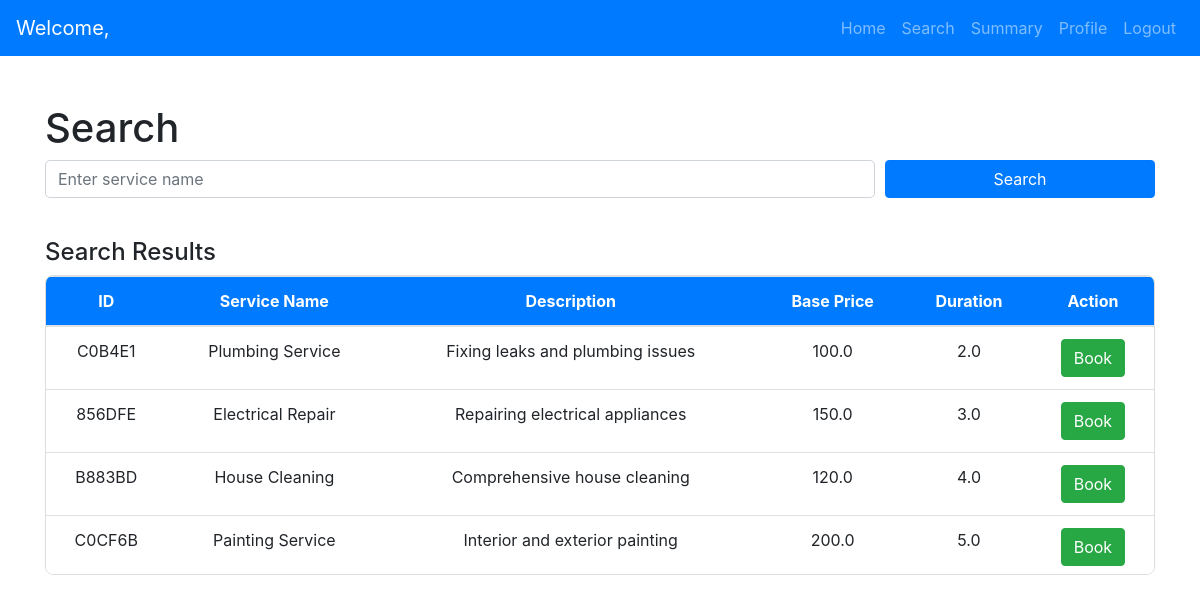
Before: /customer_search with the older database file.
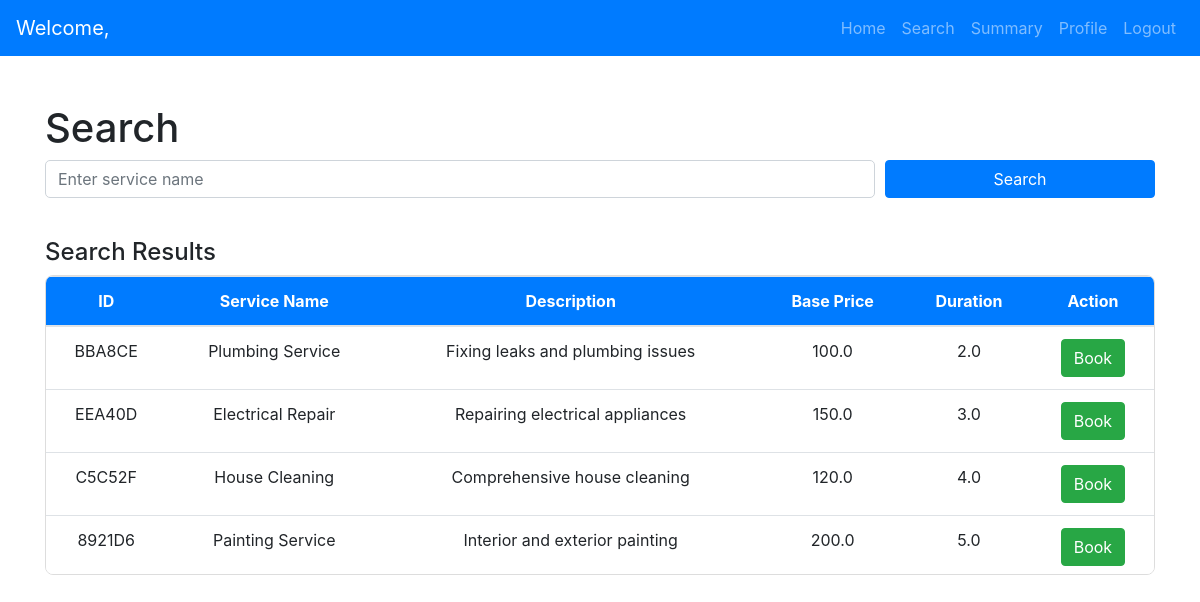
After: the same page with the newer database file.
### models.py (models this page shows)
class Service(db.Model):
    __tablename__ = 'services'
    id = db.Column(db.String(6), primary_key=True, default=generate_unique_id, unique=True)
    service_name = db.Column(db.String(100), nullable=False)
    service_description = db.Column(db.Text, nullable=True)
    price = db.Column(db.Float, nullable=False)
    duration = db.Column(db.Float, nullable=True)
    requests = db.relationship('Request', back_populates='service', lazy=True, passive_deletes=True)

### app.py (the view)
@app.route('/customer_search', methods=['GET'])
def customer_search():
    customer_id = session.get('user_id')
    customer = Customer.query.get(customer_id)
    search_query = request.args.get('search_query', '')
    query = Service.query
    if search_query:
        query = query.filter(Service.service_name.contains(search_query) | Service.service_description.contains(search_query))
    filtered_services = query.all()
    return render_template(
        'customer/customer_search.html',
        customer=customer,
        search_query=search_query,
        filtered_services=filtered_services
    )

### templates/customer/customer_search.html (shortened to what this page needs)
<!DOCTYPE html>
<html lang="en">
<head>
    <link href="https://stackpath.bootstrapcdn.com/bootstrap/4.5.2/css/bootstrap.min.css" rel="stylesheet">
</head>
<body>
    {% extends 'base.html' %}
    {% block navbar %}
        {% include 'navbars/customer_navbar.html' %}
    {% endblock %}
    {% block content %}
    <div class="container mt-5">
        <h1>Search</h1>
        <form method="GET" action="{{ url_for('customer_search') }}">
            <div class="form-row">
                <div class="form-group col-md-9">
                    <input type="text" class="form-control" id="search_query" name="search_query" value="{{ search_query }}" placeholder="Enter service name">
                </div>
                <div class="form-group col-md-3 align-self-end">
                    <button type="submit" class="btn btn-primary btn-block">Search</button>
                </div>
            </div>
        </form>
        {% if filtered_services %}
            <div class="container-box mt-4">
                <h4>Search Results</h4>
                <div class="table-container">
                    <table class="table table-hover">
                        <thead>
                            <tr>
                                <th>ID</th>
                                <th>Service Name</th>
                                <th>Description</th>
                                <th>Base Price</th>
                                <th>Duration</th>
                                <th>Action</th>
                            </tr>
                        </thead>
                        <tbody>
                            {% for service in filtered_services %}
                            <tr>
                                <td>{{ service.id }}</td>
                                <td>{{ service.service_name }}</td>
                                <td>{{ service.service_description }}</td>
                                <td>{{ service.price }}</td>
                                <td>{{ service.duration }}</td>
                                <td>
                                    <button type="button" class="btn btn-success" data-toggle="modal"           data-target="#bookServiceModal"
                                        data-service-id="{{ service.id }}" data-service-name="{{ service.service_name }}"
                                        data-description="{{ service.service_description }}" data-base-price="{{ service.price }}"
                                        data-duration="{{ service.duration }}">
                                    Book
                                </button>
                                </td>
                            </tr>
                            {% endfor %}
                        </tbody>
                    </table>
                </div>
            </div>
        {% else %}
            <div class="alert alert-info mt-4">No results found.</div>
        {% endif %}
    </div>
    {% include 'customer/book_service.html' %}
    {% endblock %}

Changed rows visible on the page:
removed Service: id "C0B4E1", service_name "Plumbing Service", service_description "Fixing leaks and plumbing issues", price "100.0", duration "2.0"
removed Service: id "856DFE", service_name "Electrical Repair", service_description "Repairing electrical appliances", price "150.0", duration "3.0"
removed Service: id "B883BD", service_name "House Cleaning", service_description "Comprehensive house cleaning", price "120.0", duration "4.0"
removed Service: id "C0CF6B", service_name "Painting Service", service_description "Interior and exterior painting", price "200.0", duration "5.0"
added Service: id "BBA8CE", service_name "Plumbing Service", service_description "Fixing leaks and plumbing issues", price "100.0", duration "2.0"
added Service: id "EEA40D", service_name "Electrical Repair", service_description "Repairing electrical appliances", price "150.0", duration "3.0"
added Service: id "C5C52F", service_name "House Cleaning", service_description "Comprehensive house cleaning", price "120.0", duration "4.0"
added Service: id "8921D6", service_name "Painting Service", service_description "Interior and exterior painting", price "200.0", duration "5.0"
